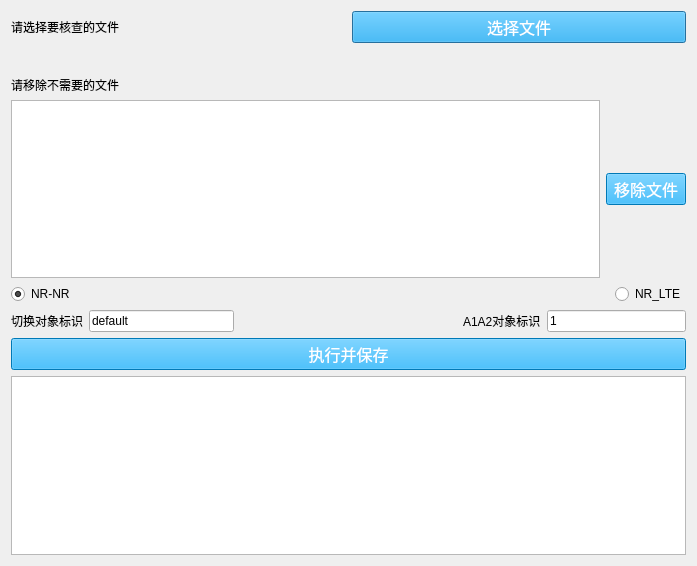
<?xml version="1.0" encoding="UTF-8"?>
<ui version="4.0">
 <class>HO_UME</class>
 <widget class="QDialog" name="HO_UME">
  <property name="geometry">
   <rect>
    <x>0</x>
    <y>0</y>
    <width>697</width>
    <height>566</height>
   </rect>
  </property>
  <property name="windowTitle">
   <string>参数核查</string>
  </property>
  <property name="styleSheet">
   <string notr="true">QPushButton {
 font-size: 16px;
 color: rgb(255, 255, 255);
 background-color:rgb(255, 85, 255)
}

QLabel {
  font-size: 12px;
}</string>
  </property>
  <layout class="QGridLayout" name="gridLayout">
   <item row="1" column="0">
    <spacer name="verticalSpacer">
     <property name="orientation">
      <enum>Qt::Vertical</enum>
     </property>
     <property name="sizeHint" stdset="0">
      <size>
       <width>20</width>
       <height>40</height>
      </size>
     </property>
    </spacer>
   </item>
   <item row="5" column="0">
    <layout class="QHBoxLayout" name="horizontalLayout_6" stretch="0,0,0">
     <item>
      <layout class="QHBoxLayout" name="horizontalLayout_4" stretch="0,0">
       <item>
        <widget class="QLabel" name="label_3">
         <property name="text">
          <string>切换对象标识</string>
         </property>
        </widget>
       </item>
       <item>
        <widget class="QLineEdit" name="lineEdit_ho">
         <property name="text">
          <string>default</string>
         </property>
        </widget>
       </item>
      </layout>
     </item>
     <item>
      <spacer name="horizontalSpacer">
       <property name="orientation">
        <enum>Qt::Horizontal</enum>
       </property>
       <property name="sizeHint" stdset="0">
        <size>
         <width>40</width>
         <height>20</height>
        </size>
       </property>
      </spacer>
     </item>
     <item>
      <layout class="QHBoxLayout" name="horizontalLayout_5">
       <item>
        <widget class="QLabel" name="label_4">
         <property name="text">
          <string>A1A2对象标识</string>
         </property>
        </widget>
       </item>
       <item>
        <widget class="QLineEdit" name="lineEdit_A1A2">
         <property name="text">
          <string>1</string>
         </property>
        </widget>
       </item>
      </layout>
     </item>
    </layout>
   </item>
   <item row="0" column="0">
    <layout class="QHBoxLayout" name="horizontalLayout">
     <item>
      <widget class="QLabel" name="label">
       <property name="styleSheet">
        <string notr="true">font: 12pt &quot;Microsoft YaHei UI&quot;;</string>
       </property>
       <property name="text">
        <string>请选择要核查的文件</string>
       </property>
      </widget>
     </item>
     <item>
      <widget class="QPushButton" name="pushButton_choose_dir">
       <property name="styleSheet">
        <string notr="true">font: 12pt &quot;Microsoft YaHei UI&quot;;
background-color: rgb(0, 170, 255);</string>
       </property>
       <property name="text">
        <string>选择文件</string>
       </property>
      </widget>
     </item>
    </layout>
   </item>
   <item row="4" column="0">
    <layout class="QHBoxLayout" name="horizontalLayout_3" stretch="0,0,0">
     <item>
      <widget class="QRadioButton" name="radioButton_nr">
       <property name="enabled">
        <bool>true</bool>
       </property>
       <property name="text">
        <string>NR-NR</string>
       </property>
       <property name="checkable">
        <bool>true</bool>
       </property>
       <property name="checked">
        <bool>true</bool>
       </property>
      </widget>
     </item>
     <item>
      <spacer name="horizontalSpacer_2">
       <property name="orientation">
        <enum>Qt::Horizontal</enum>
       </property>
       <property name="sizeHint" stdset="0">
        <size>
         <width>40</width>
         <height>20</height>
        </size>
       </property>
      </spacer>
     </item>
     <item>
      <widget class="QRadioButton" name="radioButton_lte">
       <property name="enabled">
        <bool>true</bool>
       </property>
       <property name="text">
        <string>NR_LTE</string>
       </property>
       <property name="checkable">
        <bool>true</bool>
       </property>
       <property name="checked">
        <bool>false</bool>
       </property>
      </widget>
     </item>
    </layout>
   </item>
   <item row="2" column="0">
    <widget class="QLabel" name="label_2">
     <property name="styleSheet">
      <string notr="true">font: 12pt &quot;Microsoft YaHei UI&quot;;</string>
     </property>
     <property name="text">
      <string>请移除不需要的文件</string>
     </property>
    </widget>
   </item>
   <item row="6" column="0">
    <widget class="QPushButton" name="pushButton_doandsave">
     <property name="styleSheet">
      <string notr="true">font: 12pt &quot;Microsoft YaHei UI&quot;;
background-color: rgb(0, 170, 255);</string>
     </property>
     <property name="text">
      <string>执行并保存</string>
     </property>
    </widget>
   </item>
   <item row="7" column="0">
    <widget class="QTextBrowser" name="textBrowser_log">
     <property name="enabled">
      <bool>true</bool>
     </property>
    </widget>
   </item>
   <item row="3" column="0">
    <layout class="QHBoxLayout" name="horizontalLayout_2">
     <item>
      <widget class="QListWidget" name="listWidget_excel_paths">
       <property name="enabled">
        <bool>true</bool>
       </property>
      </widget>
     </item>
     <item>
      <widget class="QPushButton" name="pushButton_remove_excel">
       <property name="styleSheet">
        <string notr="true">font: 12pt &quot;Microsoft YaHei UI&quot;;
background-color: rgb(0, 170, 255);</string>
       </property>
       <property name="text">
        <string>移除文件</string>
       </property>
      </widget>
     </item>
    </layout>
   </item>
  </layout>
 </widget>
 <resources/>
 <connections/>
</ui>
